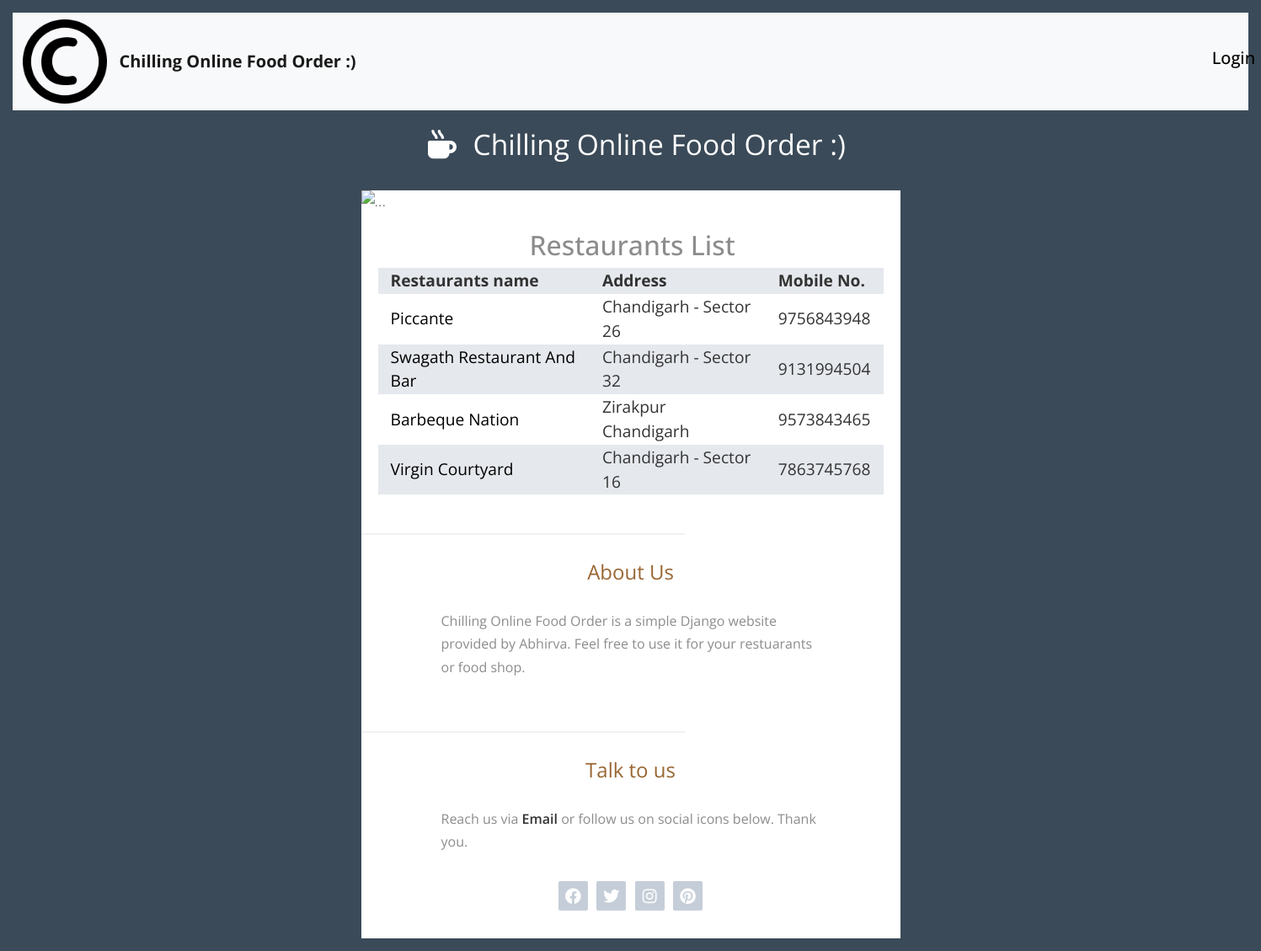
The page / on the database its author committed.
### food_app/models.py (models this page shows, shortened)
class RestaurentCategoryModel(models.Model):
    name  = models.CharField(max_length=100)
    address = models.CharField(max_length=200)
    mobile_no = models.CharField(max_length=10)
    description = models.CharField(max_length=500)

### food_app/views.py (the view)
# urls.py: path('', views.indexView),
def indexView(request):
    data = RestaurentCategoryModel.objects.all()
    return render(request,'index.html',{"data":data})

### templates/index.html
{% extends 'base.html' %}
{% load static %}
{% block body_block %}
<div class="tm-container">
  <div class="tm-main-content">
    <section class="tm-section">
      <h2 style="margin-left: 30%;">Restaurants List</h2>
        <table>
          <tr>
            <th><b>Restaurants name</b></th>
            <th><b>Address</b></th>
            <th><b>Mobile No.</b></th>
          </tr>
          {% for rest in data %}
            <tr>
              <th><a href="/menuView/?id={{ rest.id }}" style="text-decoration: none;color: black;">{{ rest.name }}</a></th>
              <th>{{ rest.address }}</th>
              <th>{{ rest.mobile_no }}</th>
            </tr>
          {% endfor %}
        </table>
  </section>
    <hr />
    <section class="tm-section tm-section-small">
      <h2 class="tm-section-header">About Us</h2>
      <p>
        Chilling Online Food Order is a simple Django website provided by
        Abhirva. Feel free to use it for your restuarants or food shop.
      </p>
    </section>
    <hr />
    <section class="tm-section tm-section-small">
      <h2 class="tm-section-header">Talk to us</h2>
      <p class="tm-mb-0">
        Reach us via
        <a href="mailto:info@example.com" class="tm-contact-link">Email</a>
        or follow us on social icons below. Thank you.
      </p>
      <div class="tm-social-icons">
        <div class="tm-social-link-container">
          <a href="https://fb.com/tooplate" class="tm-social-link">
            <i class="fab fa-facebook"></i>
          </a>
        </div>
        <div class="tm-social-link-container">
          <a href="https://twitter.com" class="tm-social-link">
            <i class="fab fa-twitter"></i>
          </a>
        </div>
        <div class="tm-social-link-container">
          <a href="https://instagram.com" class="tm-social-link">
            <i class="fab fa-instagram"></i>
          </a>
        </div>
        <div class="tm-social-link-container">
          <a href="https://pinterest.com" class="tm-social-link">
            <i class="fab fa-pinterest"></i>
          </a>
        </div>
      </div>
    </section>
  </div>
{% endblock %}

### static/css/tooplate-chilling-cafe.css (style rules this page uses)
body { background-color: #3a4a58; color: #8c8c8c; font-family: "Open Sans", Arial, Helvetica, sans-serif; font-size: 17px; font-weight: 400; padding: 15px; margin: 0; }
.tm-container { max-width: 640px; margin-left: auto; margin-right: auto; }
.tm-main-content { background-color: #ffffff; }
.tm-section-header { color: #996633; text-align: center; font-weight: 400; font-size: 1.5rem; margin-top: 30px; margin-bottom: 30px; }
table { width: 100%; border-spacing: 0; }
th { color: #333333; font-weight: 400; font-size: 1.2rem; padding-left: 15px; padding-right: 15px; }
tr:nth-child(odd) { background-color: #e5e8ed; }
.tm-section { padding-top: 20px; padding-left: 20px; padding-right: 20px; padding-bottom: 30px; }
.tm-section-small { max-width: 490px; margin-left: auto; margin-right: auto; padding-top: 0; }
p { font-size: 1rem; line-height: 1.7; }
.tm-mb-0 { margin-bottom: 0; }
hr { width: 60%; border: 0.5px solid #ccc; }
.tm-social-icons { text-align: center; margin-top: 30px; }
.tm-social-icons i { font-size: 1.2rem; }
.tm-social-link-container { display: inline-block; }
.tm-social-link { color: white; background-color: #c5ced8; border-radius: 2px; width: 35px; height: 35px; display: flex; justify-content: center; align-items: center; margin: 3px; text-decoration: none; transition: all 0.3s ease; }
.tm-contact-link { color: #333333; font-weight: 600; text-decoration: none; }
a { transition: all 0.3s ease; }

### rows shown on the page
RestaurentCategoryModel: name "Piccante", address "Chandigarh - Sector 26", mobile_no "9756843948"
RestaurentCategoryModel: name "Swagath Restaurant And Bar", address "Chandigarh - Sector 32", mobile_no "9131994504"
RestaurentCategoryModel: name "Barbeque Nation", address "Zirakpur Chandigarh", mobile_no "9573843465"
RestaurentCategoryModel: name "Virgin Courtyard", address "Chandigarh - Sector 16", mobile_no "7863745768"
